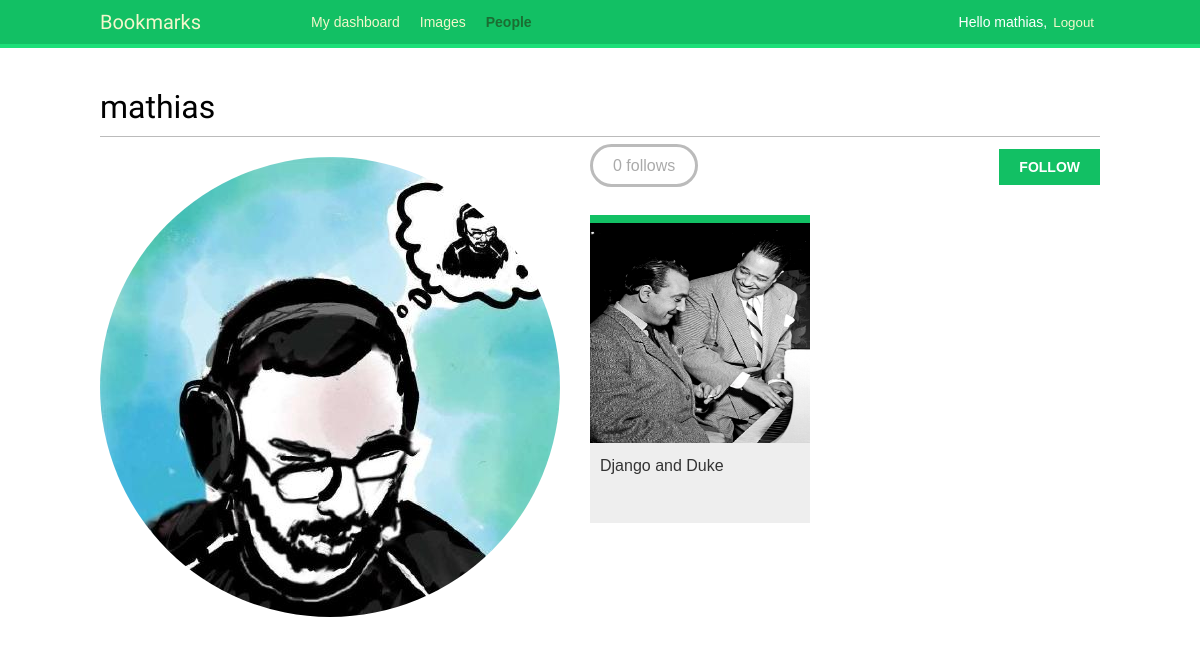
/account/users/mathias/ (signed in), run on an earlier commit of the app's database.
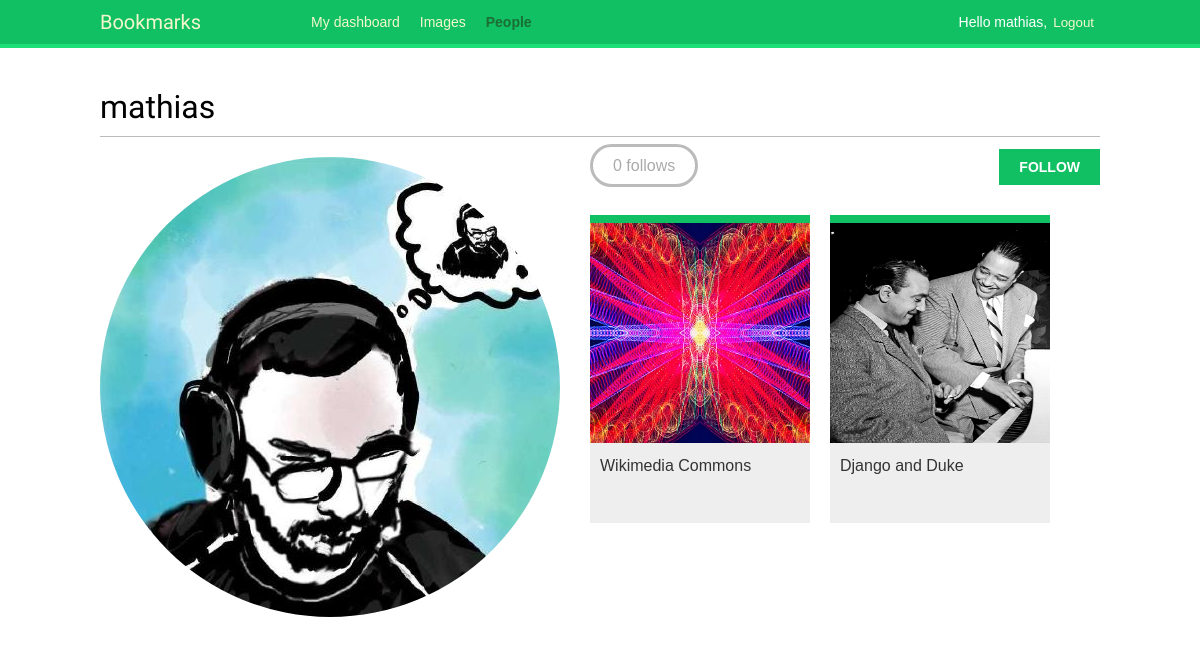
And on a later commit of the database.
### images/models.py (models this page shows, shortened)
class Image(models.Model):
  user = models.ForeignKey(
    settings.AUTH_USER_MODEL,
    related_name='images_created',
    on_delete=models.CASCADE
  )
  title = models.CharField(max_length=200)
  slug = models.SlugField(max_length=200, blank=True)
  url = models.URLField(max_length=2000)
  image = models.ImageField(upload_to='images/%Y/%m/%d/')
  description = models.TextField(blank=True)
  created = models.DateTimeField(auto_now_add=True)
  users_like = models.ManyToManyField(
    settings.AUTH_USER_MODEL,
    related_name='images_liked',
    blank=True
  )
  total_likes = models.PositiveIntegerField(default=0)
  class Meta:
    indexes = [
      models.Index(fields=['-created']),
      models.Index(fields=['-total_likes'])
    ]
    ordering = ['-created']
  def get_absolute_url(self):
    return reverse('images:detail', args=[self.id, self.slug])

### account/views.py (the view)
# urls.py: path('users/<username>/', views.user_detail, name='user_detail'),
@login_required
def user_detail(request, username):
  user = get_object_or_404(User, username=username, is_active=True)
  return render(
    request,
    'account/user/detail.html',
    {'section': 'people', 'user': user}
  )

### account/templates/account/user/detail.html (shortened to what this page needs)
{% extends "base.html" %}
{% load thumbnail %}
{% block content %}
  <h1>{{ user.get_full_name }}</h1>
  <div class="profile-info">
    <img src="{% thumbnail user.profile.photo 180x180 %}" class="user-detail" />
  </div>
  {% with total_followers=user.followers.count %}
    <span class="count">
      <span class="total">{{ total_followers }}</span>
      follow{{ total_followers|pluralize }}
    </span>
    <a href="#" data-id="{{ user.id }}" data-action="{% if request.user in user.followers.all %}un{% endif %}follow" class="follow button">
      {% if request.user not in user.followers.all %}
        Follow
      {% else %}
        Unfollow
      {% endif %}
    </a>
    <div id="image-list" class="image-container">
      {% include "images/image/list_images.html" with images=user.images_created.all %}
    </div>
  {% endwith %}
{% endblock %}

### images/templates/images/image/list_images.html
{% load thumbnail %}
{% for image in images %}
  <div class="image">
    <a href="{{ image.get_absolute_url }}">
      {% thumbnail image.image 300x300 crop="smart" as im %}
      <a href="{{ image.get_absolute_url }}">
        <img src="{{ im.url }}" />
      </a>
    <a>
      <div class="info">
        <a href="{{ image.get_absolute_url }}" class="title">
          {{ image.title }}
        </a>
      </div>
  </div>
{% endfor %}

What changed in the data, as far as the page shows it:
added Image: shows a picture, title "Wikimedia Commons"
